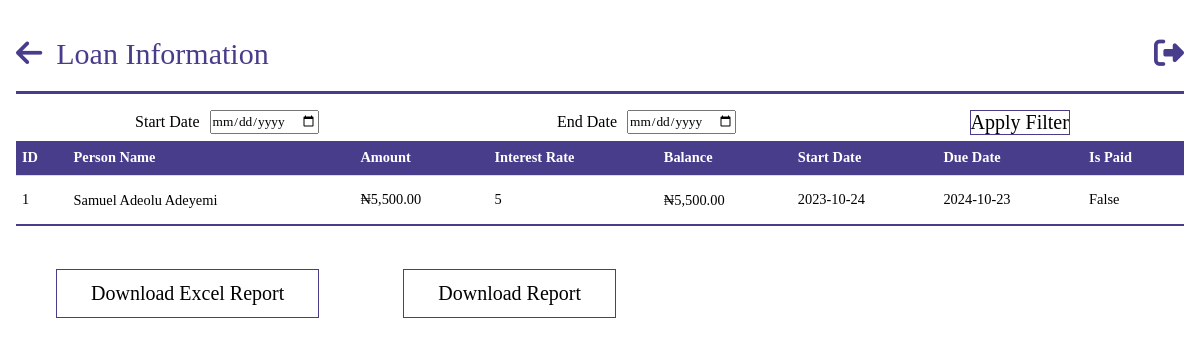
Page /loans (signed in) on the committed database.
### models.py (models this page shows, shortened)
class Loan(db.Model):
    __tablename__ = "loans"
    id = db.Column(db.Integer, primary_key=True)
    person_id = db.Column(
        db.Integer, db.ForeignKey("persons.id"), nullable=False, index=True
    )
    description = db.Column(db.String, nullable=True)
    bank_id = db.Column(
        db.Integer, db.ForeignKey("banks.id"), nullable=True, index=True
    )
    ref_no = db.Column(db.String)
    amount = db.Column(db.Integer)
    interest_rate = db.Column(db.Integer)
    start_date = db.Column(db.Date, nullable=False, default=datetime.utcnow)
    end_date = db.Column(db.Date, nullable=False)
    guarantor = db.relationship("Person", backref="guarantor",foreign_keys="[Loan.guarantor_id]", lazy=True)
    guarantor_id = db.Column(
        db.Integer, db.ForeignKey("persons.id"), nullable=True, index=True
    )
    is_paid = db.Column(db.Boolean, default=False)
    is_approved = db.Column(db.Boolean, default=False)
    admin_approved = db.Column(db.Boolean, default=False)
    sub_admin_approved = db.Column(db.Boolean, default=False)
    sub_approved_by = db.Column(db.Integer, db.ForeignKey("persons.id"), nullable=True)
    approved_by = db.Column(db.Integer, db.ForeignKey("persons.id"), nullable=True)

class Person(db.Model, UserMixin):
    __tablename__ = "persons"
    id = db.Column(db.Integer, primary_key=True)
    name = db.Column(db.String(100), nullable=False)
    role_id = db.Column(db.Integer, db.ForeignKey("roles.id"))
    email = db.Column(db.String, nullable=True, unique=True)
    password = db.Column(db.String(255), nullable=False)
    company_id = db.Column(db.Integer, db.ForeignKey("companies.id"))
    employee_id = db.Column(db.String, nullable=False, unique=True)
    phone_no = db.Column(db.String, unique=True)
    balance_bfd = db.Column(db.Float, default=0.0)
    balance_withheld = db.Column(db.Float, default=0.0)
    available_balance = db.Column(db.Float, default=0.0)
    loan_balance = db.Column(db.Float, default=0.0)
    loan_balance_bfd = db.Column(db.Float, default=0.0)
    loans = db.relationship("Loan", backref="person",foreign_keys="[Loan.person_id]")
    bank_payments_made = db.relationship("BankPayment", backref="payer", lazy=True)
    payments_made = db.relationship("SavingPayment", backref="payer", lazy=True)
    loan_payments_made = db.relationship("LoanPayment", backref="payer", lazy=True)

### app.py (the view)
@app.route("/loans", methods=["GET", "POST"])
@login_required
@role_required(["Admin", "Secretary", "Sub-Admin"])
def get_loan():
    loans = query.get_loans()
    form = DateFilterForm(request.args)
    start_date = form.start_date.data
    end_date = form.end_date.data
    filtered_payments = filter_payments(start_date, end_date, loans)
    return render_template("query/loans.html", loans=filtered_payments, form=form)

### forms.py
class DateFilterForm(FlaskForm):
    start_date = DateField("Start Date", format="%Y-%m-%d", validators=[Optional()])
    end_date = DateField("End Date", format="%Y-%m-%d", validators=[Optional()])
    submit = SubmitField("Apply Filter")

### app.py (called while the page is built)
@login_manager.user_loader
def load_user(person_id):
    return Person.query.get(person_id)

def role_required(roles_required):
    def decorator(view_func):
        @wraps(view_func)
        def wrapper(*args, **kwargs):
            if not current_user.is_authenticated:
                flash("You must be logged in to access this page.", "error")
                return redirect(url_for("login"))
            user_role = current_user.role
            if user_role.name not in roles_required:
                flash("You don't have the required role to access this page.", "error")
                return redirect(
                    url_for("dashboard")
                )  # Change this to your desired redirect
            return view_func(*args, **kwargs)
        return wrapper
    return decorator

@app.before_request
def before_request():
    g.user = current_user

@app.template_filter("currency")
@login_required
def currency(value):
    modified_value = format_currency(value)  # Modify the value as needed
    return modified_value

def filter_payments(start_date, end_date, payments):
    filtered_payments = payments
    if start_date and end_date:
        filtered_payments = [
            payment for payment in payments if start_date <= payment.date <= end_date
        ]
    elif start_date:
        filtered_payments = [
            payment for payment in payments if payment.date >= start_date
        ]
    elif end_date:
        filtered_payments = [
            payment for payment in payments if payment.date <= end_date
        ]
    return filtered_payments

### filters.py (called while the page is built)
def format_currency(
    value, currency_symbol="₦", decimal_separator=".", thousands_separator=","
):
    if value:
        if value < 0:
            formatted_value = f"-{currency_symbol}{abs(value):,.2f}"
        else:
            formatted_value = f"{currency_symbol}{value:,.2f}"
        formatted_value = formatted_value.replace(".", decimal_separator).replace(
            ",", thousands_separator
        )
    else:
        formatted_value = f"{currency_symbol}0"
    return formatted_value

### queries.py (called while the page is built)
    def get_loans(self):
        loans = Loan.query.order_by(Loan.id.desc()).all()
        return loans

### templates/query/loans.html (shortened to what this page needs)
{%extends 'base.html' %}
{% block header%}
Loan Information
{% endblock  %}
{% block anchor%}
<a href="{{ url_for('queries') }}" id='arrow'><i class="fa-solid fa-arrow-left"></i></a>
{% endblock  %}
{%block content%}
<body id="person">
    <form method="get" class="filt-wrap">
        <div class="filt">
            {{ form.start_date.label(class="filt_item")}}
            {{ form.start_date(class="filt_item form-control") }}
        </div>
        <div class="filt">
            {{ form.end_date.label(class="filt_item") }}
            {{ form.end_date(class="filt_item form-control") }}
        </div>
        <div class="filt" >
            <button type="submit" class="">Apply Filter</button>
        </div>
    </form>
    <table class="tab-content">
    <div>
    <tbody>
        <tr>
            <th>ID</th>
            <th>Person Name</th>
            <th>Amount</th>
            <th>Interest Rate</th>
            <th>Balance</th>
            <th>Start Date</th>
            <th>Due Date</th>
            <th>Is Paid</th>
        </tr>
        {% for loan in loans %}
        <tr>
            <td>{{ loan.id }}</td>
            <td><a href="{{url_for('get_loan_details',person_id=loan.person.id)}}">{{ loan.person.name }}</a></td>
            <td>{{ loan.amount | currency }}</td>
            <td>{{ loan.interest_rate }}</td>
            <td><a href="{{url_for('loan_account',person_id=loan.person.id)}}">{{ loan.person.loan_balance | currency }}</a></td>
            <td>{{ loan.start_date }}</td>
            <td>{{ loan.end_date }}</td>
            <td>{{ loan.is_paid }}</td>
        </tr>
        {% endfor %}
    </tbody>
</table>
<button id="downloadExcelButton">Download Excel Report</button>
    <button id="downloadPdfButton" onclick="window.print()">Download Report</button>
</body>
{%endblock%}

### static/css/style.css (style rules this page uses)
* { margin: 0; padding: 0; box-sizing: border-box; font-family:'Times New Roman', Times, serif; }
.index { background-color: #ffffff; margin: 0 auto; max-width: 80em; line-height: 1.5; padding: 1em 1em; }
.index a { color: #fff; line-height: 2.5; text-decoration: none; }
.index #nav a { font-size: 10px; }
.index #nav a { font-size: 30px; color: #483d8b; }
.index #nav #arrow i { color: #483d8b; margin-right: 10px; }
#person * { color: #000; max-width: 90em; margin: 0 auto; margin-bottom: 3px; }
#person .tab-content { width: 100%; border-collapse: collapse; font-size: 0.9em; min-width: 400px; }
#person .tab-content tr th { background-color: #483d8b; color: #fff; text-align: left; font-weight: bold; }
#person th, #person td { padding: 6px; text-align: left; border-bottom: 1px solid #ddd; }
#person .tab-content tbody tr:nth-of-type(odd) { background-color: #f3f3f3; }
#person .tab-content tbody tr:last-of-type { border-bottom: 2px solid #483d8b; }
#person button { margin: 2em 2em; display: inline-block; text-decoration: none; border: 1px solid #483d8b; padding: 12px 34px; font-size: 20px; background: transparent; position: relative; cursor: pointer; }
#person .tab-content tr a { text-decoration: none; }
#person .filt-wrap { display: flex; align-items: flex-start; }
#person .filt { display: flex; }
#person .filt-wrap .filt .filt_item { margin: 0 5px; }
#person .filt button { margin: 0; display: flex; text-decoration: none; border: 1px solid #483d8b; padding: 0; font-size: 20px; background: transparent; position: relative; }

### rows in the picture
Loan: id "1", person.name "Samuel Adeolu Adeyemi", amount "₦5,500.00", interest_rate "5", person.loan_balance "₦5,500.00", start_date "2023-10-24", end_date "2024-10-23", is_paid "False"
